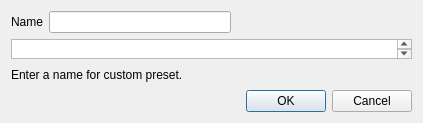
<?xml version="1.0" encoding="UTF-8"?>
<ui version="4.0">
 <class>AddEncodePresetDialog</class>
 <widget class="QDialog" name="AddEncodePresetDialog">
  <property name="windowModality">
   <enum>Qt::WindowModal</enum>
  </property>
  <property name="geometry">
   <rect>
    <x>0</x>
    <y>0</y>
    <width>423</width>
    <height>123</height>
   </rect>
  </property>
  <property name="sizePolicy">
   <sizepolicy hsizetype="Preferred" vsizetype="Ignored">
    <horstretch>0</horstretch>
    <verstretch>0</verstretch>
   </sizepolicy>
  </property>
  <property name="windowTitle">
   <string>Dialog</string>
  </property>
  <layout class="QVBoxLayout" name="verticalLayout">
   <item>
    <layout class="QHBoxLayout" name="horizontalLayout">
     <item>
      <widget class="QLabel" name="label">
       <property name="text">
        <string>Name</string>
       </property>
      </widget>
     </item>
     <item>
      <widget class="QLineEdit" name="nameEdit"/>
     </item>
     <item>
      <spacer name="horizontalSpacer">
       <property name="orientation">
        <enum>Qt::Horizontal</enum>
       </property>
       <property name="sizeHint" stdset="0">
        <size>
         <width>40</width>
         <height>20</height>
        </size>
       </property>
      </spacer>
     </item>
    </layout>
   </item>
   <item>
    <widget class="QPlainTextEdit" name="propertiesEdit">
     <property name="enabled">
      <bool>true</bool>
     </property>
     <property name="sizePolicy">
      <sizepolicy hsizetype="Ignored" vsizetype="Ignored">
       <horstretch>0</horstretch>
       <verstretch>0</verstretch>
      </sizepolicy>
     </property>
    </widget>
   </item>
   <item>
    <widget class="QLabel" name="label_2">
     <property name="text">
      <string>Enter a name for custom preset.</string>
     </property>
     <property name="wordWrap">
      <bool>true</bool>
     </property>
    </widget>
   </item>
   <item>
    <widget class="QDialogButtonBox" name="buttonBox">
     <property name="orientation">
      <enum>Qt::Horizontal</enum>
     </property>
     <property name="standardButtons">
      <set>QDialogButtonBox::Cancel|QDialogButtonBox::Ok</set>
     </property>
    </widget>
   </item>
  </layout>
 </widget>
 <tabstops>
  <tabstop>nameEdit</tabstop>
  <tabstop>propertiesEdit</tabstop>
 </tabstops>
 <resources/>
 <connections>
  <connection>
   <sender>buttonBox</sender>
   <signal>accepted()</signal>
   <receiver>AddEncodePresetDialog</receiver>
   <slot>accept()</slot>
   <hints>
    <hint type="sourcelabel">
     <x>363</x>
     <y>278</y>
    </hint>
    <hint type="destinationlabel">
     <x>355</x>
     <y>-5</y>
    </hint>
   </hints>
  </connection>
  <connection>
   <sender>buttonBox</sender>
   <signal>rejected()</signal>
   <receiver>AddEncodePresetDialog</receiver>
   <slot>reject()</slot>
   <hints>
    <hint type="sourcelabel">
     <x>271</x>
     <y>274</y>
    </hint>
    <hint type="destinationlabel">
     <x>276</x>
     <y>9</y>
    </hint>
   </hints>
  </connection>
 </connections>
</ui>
